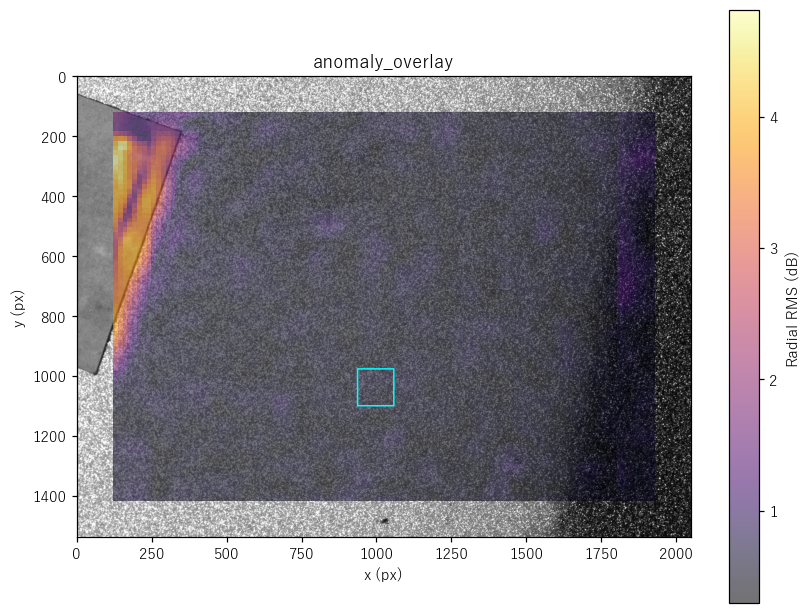
#> input picture output_all_images_radial_fft/image1/anomaly_overlay.png, 809 x 614 px, given in place of image15.png, which was not available
$ python OTSU.py
#> lines starting #> are read from the running program, lines starting #| are printed output that depends on the picture; pictures that were not available may be replaced by others from this repository, and a replacement may not be noted
from pathlib import Path
import json
import csv

import cv2
import numpy as np
import matplotlib.pyplot as plt


# ============================================================
# 設定
# ============================================================

IMAGE_PATH = Path(
    r"C:\work\Visual_inspection\data20260903\data20260903\image15.png"
)

LABEL_JSON_PATH = Path(
    r"C:\work\Visual_inspection\data20260903\data20260903\image15.json"
)

OUTPUT_DIR = Path(
    r"C:\work\Visual_inspection\outputs\fft2_cosine_otsu"
)

BLOCK_SIZES = [256, 128]

# FFT設定
USE_HANN = True
USE_LOG_FOR_SIMILARITY = False

# block FFTにそろえた後の中央DC除外半径
DC_RADIUS = 5

# 可視化の透明度
OVERLAY_ALPHA = 0.35


# ============================================================
# LabelMe JSON読み込み
# ============================================================

def load_labelme_boxes(json_path):
    """
    LabelMe形式jsonから、
    各shapeをBounding Boxとして読み込む。

    戻り値:
        [
            {
                "label": "scratch",
                "x1": ...,
                "y1": ...,
                "x2": ...,
                "y2": ...
            },
            ...
        ]
    """
    if not json_path.exists():
        print(f"[WARNING] JSON not found: {json_path}")
        return []

    with open(json_path, "r", encoding="utf-8") as f:
        data = json.load(f)

    boxes = []

    for shape in data.get("shapes", []):
        points = shape.get("points", [])
        if len(points) < 2:
            continue

        pts = np.array(points, dtype=np.float32)

        x1 = float(np.min(pts[:, 0]))
        y1 = float(np.min(pts[:, 1]))
        x2 = float(np.max(pts[:, 0]))
        y2 = float(np.max(pts[:, 1]))

        boxes.append(
            {
                "label": shape.get("label", "scratch"),
                "x1": x1,
                "y1": y1,
                "x2": x2,
                "y2": y2,
            }
        )

    return boxes


# ============================================================
# BlockとBBoxの重なり判定
# ============================================================

def block_label(x, y, w, h, boxes):
    """
    ブロックと傷BBoxが少しでも重なれば、その傷ラベルを返す。
    重ならなければ unknown。
    """

    bx1 = x
    by1 = y
    bx2 = x + w
    by2 = y + h

    labels = []

    for box in boxes:
        ix1 = max(bx1, box["x1"])
        iy1 = max(by1, box["y1"])
        ix2 = min(bx2, box["x2"])
        iy2 = min(by2, box["y2"])

        if ix2 > ix1 and iy2 > iy1:
            labels.append(box["label"])

    if not labels:
        return "unknown"

    return "+".join(sorted(set(labels)))


# ============================================================
# 2D Hann窓
# ============================================================

def hann2d(h, w):
    hy = np.hanning(h)
    hx = np.hanning(w)
    return np.outer(hy, hx)


# ============================================================
# 2次元FFT
# ============================================================

def calc_fft_spectrum(gray, use_hann=True):
    """
    画像からfftshift済みの振幅スペクトルを作る。
    """

    img = gray.astype(np.float32)

    # 平均値を引いてDCを少し抑える
    img = img - np.mean(img)

    if use_hann:
        img = img * hann2d(*img.shape)

    fft = np.fft.fft2(img)
    fft = np.fft.fftshift(fft)

    amplitude = np.abs(fft)

    return amplitude.astype(np.float32)


# ============================================================
# DC除外
# ============================================================

def remove_dc(spectrum, radius=5):
    """
    FFT中央付近を0にする。
    """

    out = spectrum.copy()

    h, w = out.shape
    cy = h // 2
    cx = w // 2

    yy, xx = np.ogrid[:h, :w]

    mask = (xx - cx) ** 2 + (yy - cy) ** 2 <= radius ** 2

    out[mask] = 0.0

    return out


# ============================================================
# 全体FFTをBlock FFTと同じ周波数グリッドへ
# ============================================================

def resize_global_spectrum(global_spectrum, block_size):
    """
    fftshift後のスペクトルは、
    横・縦とも -0.5 ～ +0.5 cycles/pixel に対応する。

    そのため全体FFTスペクトルを block_size × block_size に
    リサイズすることで、正規化周波数軸をそろえる。

    INTER_AREAで全体スペクトルを縮小。
    """

    resized = cv2.resize(
        global_spectrum,
        (block_size, block_size),
        interpolation=cv2.INTER_AREA,
    )

    return resized.astype(np.float32)


# ============================================================
# コサイン類似度
# ============================================================

def cosine_similarity(a, b):
    a = a.reshape(-1).astype(np.float64)
    b = b.reshape(-1).astype(np.float64)

    numerator = np.dot(a, b)

    denominator = (
        np.linalg.norm(a)
        * np.linalg.norm(b)
        + 1e-12
    )

    return float(numerator / denominator)


# ============================================================
# Otsu法
# ============================================================

def otsu_threshold_float(values, bins=256):
    """
    0～1程度のfloat値に対してOtsu閾値を求める。
    OpenCVの8bit変換をせず、そのまま計算。
    """

    values = np.asarray(values, dtype=np.float64)
    values = values[np.isfinite(values)]

    if len(values) == 0:
        return np.nan

    vmin = values.min()
    vmax = values.max()

    if np.isclose(vmin, vmax):
        return float(vmin)

    hist, edges = np.histogram(
        values,
        bins=bins,
        range=(vmin, vmax)
    )

    centers = (edges[:-1] + edges[1:]) / 2.0

    prob = hist.astype(np.float64)
    prob /= prob.sum()

    omega = np.cumsum(prob)
    mu = np.cumsum(prob * centers)

    mu_total = mu[-1]

    numerator = (mu_total * omega - mu) ** 2
    denominator = omega * (1.0 - omega)

    sigma_b = np.zeros_like(numerator)

    valid = denominator > 1e-12

    sigma_b[valid] = (
        numerator[valid]
        / denominator[valid]
    )

    idx = np.argmax(sigma_b)

    return float(centers[idx])


# ============================================================
# FFT表示保存
# ============================================================

def save_fft_image(spectrum, save_path):
    display = np.log1p(spectrum)

    plt.figure(figsize=(8, 6))
    plt.imshow(display, cmap="gray")
    plt.title("Global 2D FFT")
    plt.colorbar()
    plt.tight_layout()
    plt.savefig(save_path, dpi=160)
    plt.close()


# ============================================================
# ヒストグラム
# ============================================================

def save_histogram(similarities, threshold, save_path):
    plt.figure(figsize=(8, 5))

    plt.hist(
        similarities,
        bins=40,
        edgecolor="black",
        alpha=0.8
    )

    plt.axvline(
        threshold,
        linestyle="--",
        linewidth=2,
        label=f"Otsu = {threshold:.4f}"
    )

    plt.xlabel("Cosine similarity")
    plt.ylabel("Block count")
    plt.title("Cosine Similarity Histogram")

    plt.legend()
    plt.tight_layout()
    plt.savefig(save_path, dpi=160)
    plt.close()


# ============================================================
# 傷BBox描画
# ============================================================

def draw_boxes(image, boxes):
    out = image.copy()

    for box in boxes:
        p1 = (
            int(round(box["x1"])),
            int(round(box["y1"]))
        )

        p2 = (
            int(round(box["x2"])),
            int(round(box["y2"]))
        )

        cv2.rectangle(
            out,
            p1,
            p2,
            (0, 255, 255),
            3
        )

        cv2.putText(
            out,
            box["label"],
            (p1[0], max(p1[1] - 5, 15)),
            cv2.FONT_HERSHEY_SIMPLEX,
            0.6,
            (0, 255, 255),
            2,
            cv2.LINE_AA
        )

    return out


# ============================================================
# 格子/非格子Overlay
# ============================================================

def make_grid_overlay(
    image,
    rows,
    threshold,
    boxes,
    alpha=0.35
):
    """
    高類似度 = 格子候補 = 緑
    低類似度 = 非格子候補 = 赤
    傷BBox = 黄
    """

    overlay = image.copy()

    for row in rows:

        x = row["x"]
        y = row["y"]
        w = row["width"]
        h = row["height"]
        sim = row["cosine_similarity"]

        if sim >= threshold:
            # 格子候補
            color = (0, 255, 0)
        else:
            # 非格子候補
            color = (0, 0, 255)

        cv2.rectangle(
            overlay,
            (x, y),
            (x + w, y + h),
            color,
            -1
        )

    result = cv2.addWeighted(
        overlay,
        alpha,
        image,
        1.0 - alpha,
        0
    )

    # ブロック境界 + similarity
    for row in rows:

        x = row["x"]
        y = row["y"]
        w = row["width"]
        h = row["height"]

        sim = row["cosine_similarity"]

        cv2.rectangle(
            result,
            (x, y),
            (x + w, y + h),
            (255, 255, 255),
            1
        )

        cv2.putText(
            result,
            f"{sim:.3f}",
            (x + 4, y + 18),
            cv2.FONT_HERSHEY_SIMPLEX,
            0.42,
            (255, 255, 255),
            1,
            cv2.LINE_AA
        )

    # 傷BBox
    result = draw_boxes(result, boxes)

    return result


# ============================================================
# 二値Grid Mask
# ============================================================

def make_grid_mask(image_shape, rows, threshold):
    h, w = image_shape[:2]

    mask = np.zeros((h, w), dtype=np.uint8)

    for row in rows:

        if row["cosine_similarity"] >= threshold:

            x = row["x"]
            y = row["y"]
            bw = row["width"]
            bh = row["height"]

            mask[
                y:y + bh,
                x:x + bw
            ] = 255

    return mask


# ============================================================
# 類似度マップ
# ============================================================

def save_similarity_map(
    rows,
    image_h,
    image_w,
    block_size,
    save_path
):

    rows_n = image_h // block_size
    cols_n = image_w // block_size

    sim_map = np.full(
        (rows_n, cols_n),
        np.nan,
        dtype=np.float32
    )

    for row in rows:

        r = row["y"] // block_size
        c = row["x"] // block_size

        sim_map[r, c] = row["cosine_similarity"]

    plt.figure(figsize=(10, 7))

    im = plt.imshow(
        sim_map,
        cmap="viridis",
        vmin=np.nanmin(sim_map),
        vmax=np.nanmax(sim_map)
    )

    plt.colorbar(
        im,
        label="Cosine similarity"
    )

    for r in range(rows_n):
        for c in range(cols_n):

            value = sim_map[r, c]

            if np.isfinite(value):
                plt.text(
                    c,
                    r,
                    f"{value:.2f}",
                    ha="center",
                    va="center",
                    fontsize=6
                )

    plt.title(
        f"Cosine Similarity Map "
        f"({block_size}x{block_size})"
    )

    plt.tight_layout()
    plt.savefig(save_path, dpi=180)
    plt.close()


# ============================================================
# CSV
# ============================================================

def save_csv(rows, threshold, save_path):

    fieldnames = [
        "image_name",
        "block_size",
        "block_id",
        "x",
        "y",
        "width",
        "height",
        "cosine_similarity",
        "similarity_minus_image_median",
        "similarity_percentile",
        "otsu_threshold",
        "grid_candidate",
        "region_class",
        "label",
    ]

    with open(
        save_path,
        "w",
        newline="",
        encoding="utf-8-sig"
    ) as f:

        writer = csv.DictWriter(
            f,
            fieldnames=fieldnames
        )

        writer.writeheader()

        for row in rows:

            out = row.copy()

            is_grid = (
                row["cosine_similarity"]
                >= threshold
            )

            out["otsu_threshold"] = threshold
            out["grid_candidate"] = int(is_grid)

            out["region_class"] = (
                "grid_candidate"
                if is_grid
                else "non_grid_candidate"
            )

            writer.writerow(out)


# ============================================================
# Block Sizeごとの処理
# ============================================================

def process_block_size(
    image,
    gray,
    global_spectrum,
    boxes,
    block_size,
    output_dir
):

    output_dir.mkdir(
        parents=True,
        exist_ok=True
    )

    h, w = gray.shape

    # --------------------------------------------
    # Global FFTをblock FFTサイズに変換
    # --------------------------------------------

    global_ref = resize_global_spectrum(
        global_spectrum,
        block_size
    )

    if USE_LOG_FOR_SIMILARITY:
        global_ref = np.log1p(global_ref)

    global_ref = remove_dc(
        global_ref,
        DC_RADIUS
    )

    rows = []

    block_id = 0

    # --------------------------------------------
    # Block処理
    # --------------------------------------------

    for y in range(
        0,
        h - block_size + 1,
        block_size
    ):

        for x in range(
            0,
            w - block_size + 1,
            block_size
        ):

            block = gray[
                y:y + block_size,
                x:x + block_size
            ]

            block_spectrum = calc_fft_spectrum(
                block,
                USE_HANN
            )

            if USE_LOG_FOR_SIMILARITY:
                block_spectrum = np.log1p(
                    block_spectrum
                )

            block_spectrum = remove_dc(
                block_spectrum,
                DC_RADIUS
            )

            sim = cosine_similarity(
                global_ref,
                block_spectrum
            )

            label = block_label(
                x,
                y,
                block_size,
                block_size,
                boxes
            )

            rows.append(
                {
                    "image_name": IMAGE_PATH.name,
                    "block_size": block_size,
                    "block_id": block_id,
                    "x": x,
                    "y": y,
                    "width": block_size,
                    "height": block_size,
                    "cosine_similarity": sim,
                    "label": label,
                }
            )

            block_id += 1

    # --------------------------------------------
    # 画像内統計量
    # --------------------------------------------

    sims = np.array(
        [
            row["cosine_similarity"]
            for row in rows
        ]
    )

    median_sim = np.median(sims)

    for row in rows:

        s = row["cosine_similarity"]

        row[
            "similarity_minus_image_median"
        ] = s - median_sim

        # 値が低いものほど低パーセンタイル
        percentile = (
            np.sum(sims <= s)
            / len(sims)
            * 100.0
        )

        row[
            "similarity_percentile"
        ] = percentile

    # --------------------------------------------
    # Otsu
    # --------------------------------------------

    threshold = otsu_threshold_float(sims)

    print()
    print("=" * 60)
    print(
        f"Block size = {block_size}"
    )

    print(
        f"Otsu threshold = "
        f"{threshold:.6f}"
    )

    high_count = int(
        np.sum(sims >= threshold)
    )

    low_count = int(
        np.sum(sims < threshold)
    )

    print(
        f"grid candidate = {high_count}"
    )

    print(
        f"non-grid candidate = {low_count}"
    )

    # --------------------------------------------
    # Histogram
    # --------------------------------------------

    save_histogram(
        sims,
        threshold,
        output_dir
        / "similarity_histogram.png"
    )

    # --------------------------------------------
    # Similarity map
    # --------------------------------------------

    save_similarity_map(
        rows,
        h,
        w,
        block_size,
        output_dir
        / "similarity_map.png"
    )

    # --------------------------------------------
    # Grid mask
    # --------------------------------------------

    mask = make_grid_mask(
        image.shape,
        rows,
        threshold
    )

    cv2.imwrite(
        str(
            output_dir
            / "grid_mask.png"
        ),
        mask
    )

    # --------------------------------------------
    # Overlay
    # --------------------------------------------

    overlay = make_grid_overlay(
        image,
        rows,
        threshold,
        boxes,
        OVERLAY_ALPHA
    )

    cv2.imwrite(
        str(
            output_dir
            / "grid_overlay.png"
        ),
        overlay
    )

    # --------------------------------------------
    # CSV
    # --------------------------------------------

    save_csv(
        rows,
        threshold,
        output_dir
        / "blocks.csv"
    )

    # --------------------------------------------
    # summary
    # --------------------------------------------

    summary = {
        "image_name": IMAGE_PATH.name,
        "block_size": block_size,
        "num_blocks": len(rows),
        "otsu_threshold": threshold,
        "num_high_similarity": high_count,
        "num_low_similarity": low_count,
        "high_similarity_ratio":
            high_count / len(rows),
        "low_similarity_ratio":
            low_count / len(rows),
    }

    with open(
        output_dir / "summary.json",
        "w",
        encoding="utf-8"
    ) as f:

        json.dump(
            summary,
            f,
            ensure_ascii=False,
            indent=2
        )

    return rows, threshold


# ============================================================
# MAIN
# ============================================================

def main():

    OUTPUT_DIR.mkdir(
        parents=True,
        exist_ok=True
    )

    # --------------------------------------------
    # 画像読み込み
    # --------------------------------------------

    image = cv2.imread(
        str(IMAGE_PATH)
    )
#> image is the input picture: shape (614, 809, 3); mean B, G, R 160.3, 155.7, 159

    if image is None:
        raise FileNotFoundError(
            f"Image not found: {IMAGE_PATH}"
        )

    gray = cv2.cvtColor(
        image,
        cv2.COLOR_BGR2GRAY
    )
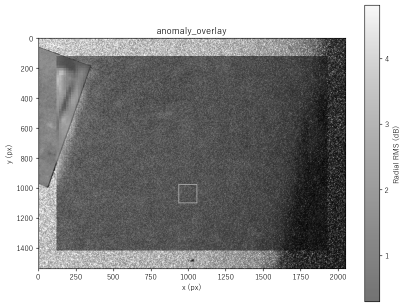
#> gray: shape (614, 809) (shown at 1/2 size); min 0, max 255, mean 157.2

    print(
        f"image size: "
        f"{gray.shape[1]} x {gray.shape[0]}"
    )
#| image size: 809 x 614

    # --------------------------------------------
    # LabelMe
    # --------------------------------------------

    boxes = load_labelme_boxes(
        LABEL_JSON_PATH
    )

    print(
        f"labels: {len(boxes)}"
    )

    for box in boxes:
        print(box)

    # 元画像保存
    cv2.imwrite(
        str(
            OUTPUT_DIR
            / "original.png"
        ),
        image
    )

    # 傷BBox付き元画像
    labeled_image = draw_boxes(
        image,
        boxes
    )

    cv2.imwrite(
        str(
            OUTPUT_DIR
            / "original_labels.png"
        ),
        labeled_image
    )

    # --------------------------------------------
    # Global FFT
    # --------------------------------------------

    global_spectrum = calc_fft_spectrum(
        gray,
        USE_HANN
    )
#> in calc_fft_spectrum, `img = img * hann2d(*img.shape)`:
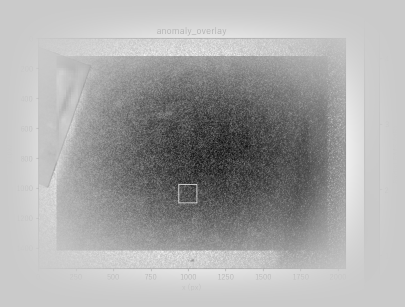
#> img: shape (614, 809) float64 (shown at 1/2 size); min -101.4, max 26.37, mean -16.4; drawn with min black and max white

    global_for_display = remove_dc(
        global_spectrum,
        DC_RADIUS
    )
#> in remove_dc, `out[mask] = 0.0`:
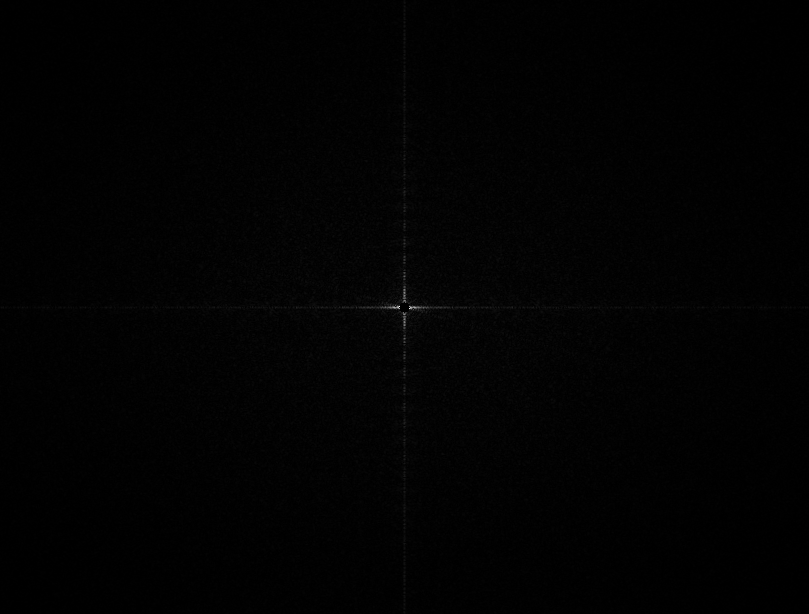
#> out: shape (614, 809) float32; min 0, max 306803.9, mean 2827.3; drawn with min black and max white

    save_fft_image(
        global_for_display,
        OUTPUT_DIR
        / "global_fft.png"
    )
#> in save_fft_image, `display = np.log1p(spectrum)`:
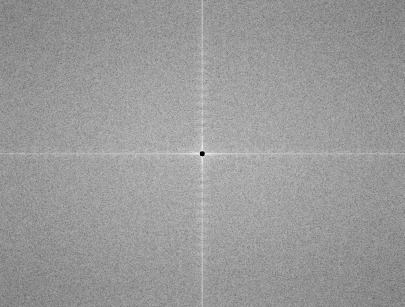
#> display: shape (614, 809) float32 (shown at 1/2 size); min 0, max 12.63, mean 7.64; drawn with min black and max white
#> in save_fft_image, `plt.savefig(save_path, dpi=160)`:
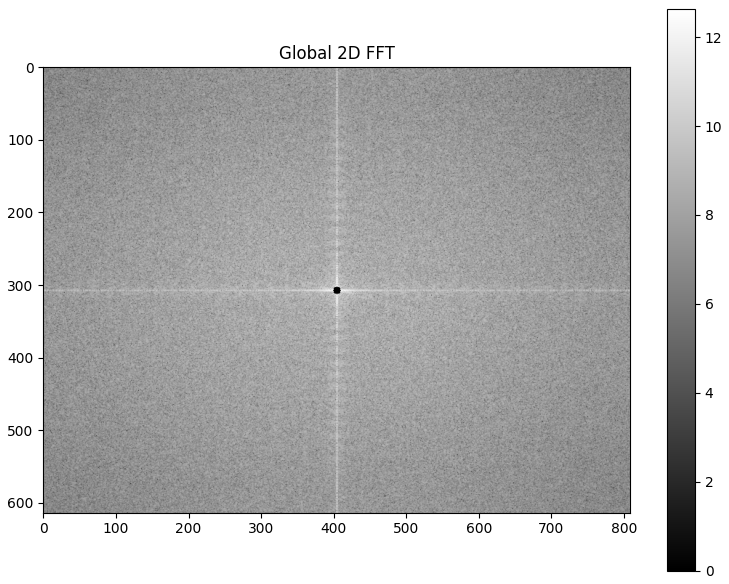
#> figure drawn by matplotlib, 2 panels

    # --------------------------------------------
    # 256 / 128
    # --------------------------------------------

    for block_size in BLOCK_SIZES:

        block_output = (
            OUTPUT_DIR
            / str(block_size)
        )

        process_block_size(
            image=image,
            gray=gray,
            global_spectrum=global_spectrum,
            boxes=boxes,
            block_size=block_size,
            output_dir=block_output,
        )
#> this loop made 2 passes
#> pass 1, in process_block_size, `global_ref = remove_dc( global_ref, DC_RADIUS )`:
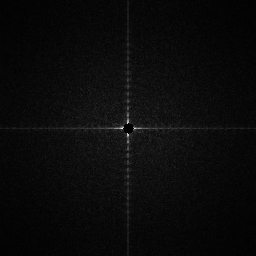
#> global_ref: shape (256, 256) float32; min 0, max 64325, mean 2787.3; drawn with min black and max white
#> (the rest of the program and of its run is left out)
